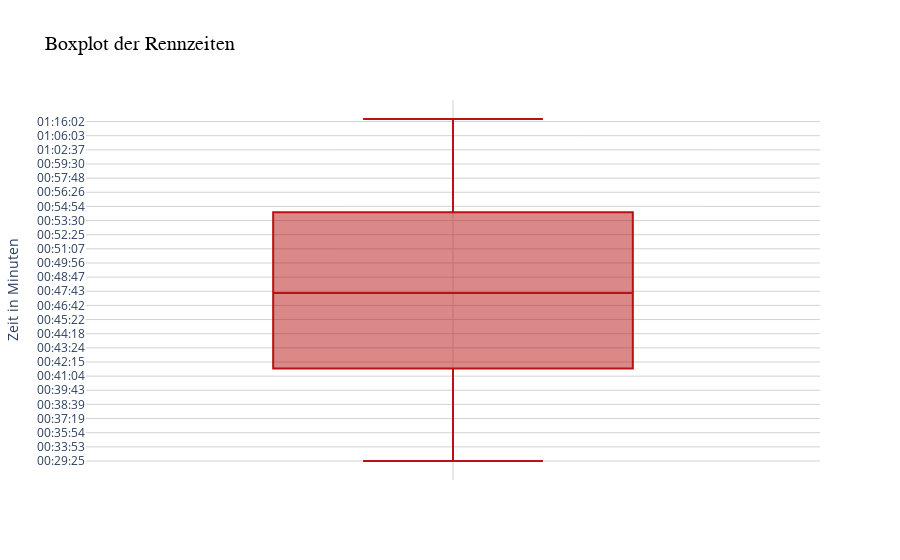

Here is the notebook cell this chart was saved with:
### Code cell
boxplot_race_time = px.box(
  df, 
  y = "Zeit", 
  title = "Boxplot der Rennzeiten", 
  color_discrete_sequence=["#b81212"]  
)

# Customize layout
boxplot_race_time.update_layout(
    title_font=dict(size=20, family="Arial", color="black"), 
    yaxis_title="Zeit in Minuten",  # Y-axis title
    xaxis=dict(showgrid=True, gridcolor="lightgray"),  
    yaxis=dict(showgrid=True, gridcolor="lightgray"),
    plot_bgcolor="white",  
)


boxplot_race_time.show()

### Figure 1 — Plotly figure (JSON) as saved in the notebook; plotly's stock layout.template omitted (floating-point values rounded to 4 significant figures; data arrays with more than 128 entries replaced by an {"elided": "..."} marker saying what was removed)
{"data": [{"alignmentgroup": "True", "hovertemplate": "Zeit=%{y}<extra></extra>", "legendgroup": "", "marker": {"color": "#b81212"}, "name": "", "notched": false, "offsetgroup": "", "orientation": "v", "showlegend": false, "type": "box", "x0": " ", "xaxis": "x", "y": {"elided": "1337 str values"}, "y0": " ", "yaxis": "y"}], "layout": {"boxmode": "group", "legend": {"tracegroupgap": 0}, "plot_bgcolor": "white", "title": {"font": {"color": "black", "family": "Arial", "size": 20}, "text": "Boxplot der Rennzeiten"}, "xaxis": {"anchor": "y", "domain": [0, 1], "gridcolor": "lightgray", "showgrid": true}, "yaxis": {"anchor": "x", "domain": [0, 1], "gridcolor": "lightgray", "showgrid": true, "title": {"text": "Zeit in Minuten"}}}}
